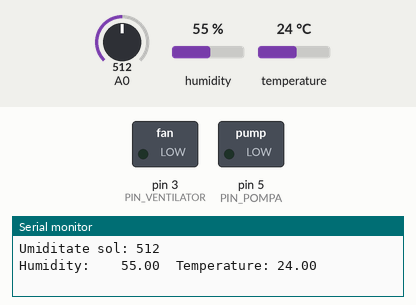
Simulated run of this sketch. Board: Arduino Uno, built with avr-gcc and run on an emulated ATmega328P. Shown: switched loads named in the sketch (green lamp = pin HIGH), the last lines printed to the serial monitor. Inputs (shaded band) come from the test bench; at power-on: A0 = 512, humidity 55 %, temperature 24 °C.

Above: at 0.1 s.
At 1.2 s:
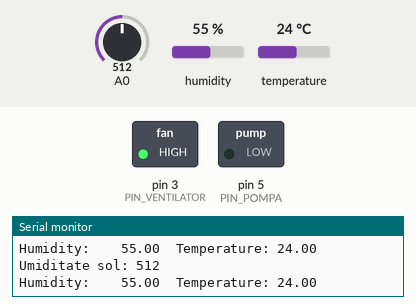
1.3 s: A0 set to 989
4.9 s: A0 set to 1018
Timing chart, 0 to 7.9 s (numbered marks = the images above; inputs shaded):
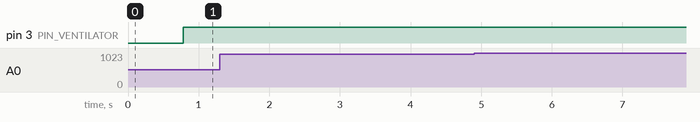

The sketch:

COD_ARDU.ino
```cpp
#include "Adafruit_Si7021.h"

Adafruit_Si7021 sensor = Adafruit_Si7021();

int umid_sol = 0;
int temp = 0;
int umid = 0;

void setup() {
  Serial.begin(9600);

  //VARIABILE GLOBALE PENTRU LOOP:


  // PINI NUME DIGITAL WRITE:
  int PIN_BEC = 1;
  int PIN_VENTILATOR = 3;
  int PIN_POMPA = 5;

  // PARAMETRII:
  int TEMPERATURA_MINIMA=16;
  int TEMPERATURA_MAXIMA=40;

  int UMIDITATE_SOL_MINIMA=1200;
  int UMIDITATE_SOL_MAXIMA=350;

  int UMIDITATE_AER_MINIMA=10;
  int UMIDITATE_AER_MAXIMA=95;

  pinMode(PIN_VENTILATOR, OUTPUT);
  pinMode(PIN_POMPA, OUTPUT);
  digitalWrite(PIN_VENTILATOR, LOW);
  digitalWrite(PIN_POMPA, LOW);
}

void loop() {

  umid_sol = analogRead(0);

  /// AFISARE;  DE INLOCUIT CU AFISARE PE WEB:
  Serial.print("Umiditate sol: ");
  Serial.print(umid_sol);
  Serial.print("\n");

  umid = sensor.readHumidity();
  Serial.print("Humidity:    ");
  Serial.print(sensor.readHumidity(), 2);
  delay(200);

  temp = sensor.readTemperature();
  Serial.print("\tTemperature: ");
  Serial.println(sensor.readTemperature(), 2);
  delay(500);
  ///////////// /////////// ////////// /////////

  digitalWrite(3, HIGH);
}
  /// LOGICA COMENZI:
/*
  if (temp<(TEMPERATURA_MINIMA+TEMPERATURA_MAXIMA)/2-10)
  {
    ACTION_BEC();
    delay(600000);
    DE_ACTION_BEC();
  }
  else
  {
    if (temp>(TEMPERATURA_MINIMA+TEMPERATURA_MAXIMA)/2+10)
    {
      ACTION_VENTILATOARE();
      delay(600000);
      DE_ACTION_VENTILATOARE();
    }
  }

  if(umid_sol>(UMIDITATE_SOL_MINIMA+UMIDITATE_SOL_MAXIMA)/2+100)
  {
    ACTION_POMPE(umid_sol);
  }
  else
    if (umid_sol<(UMIDITATE_SOL_MINIMA+UMIDITATE_SOL_MAXIMA)/2-500)
    {
      ACTION_VENTILATOARE();
      ACTION_BEC();
      delay(600000);
      DE_ACTION_VENTILATOARE();
      DE_ACTION_BEC();
    }

}

void ACTION_VENTILATOARE()
{
  digitalWrite(PIN_VENTILATOR, HIGH);
}

void DE_ACTION_VENTILATOARE()
{
  digitalWrite(PIN_VENTILATOR, LOW);
}

void ACTION_POMPE(int umid_sol)
{
  digitalWrite(PIN_POMPA, HIGH);
  delay(2000+umid_sol*5);
  digitalWrite(PIN_POMPA, LOW);
}

void ACTION_BEC ()
{
  digitalWrite(PIN_BEC, HIGH);
}

void DE_ACTION_BEC ()
{
  digitalWrite(PIN_BEC, LOW);
}
*/
```
